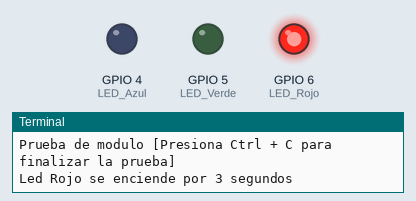
A program run on a simulated Raspberry Pi (BCM pin numbers). Shown: output pins drawn as LEDs (lit = HIGH), the last lines printed to the terminal.

Above: at 1.5 s.
At 4.5 s:
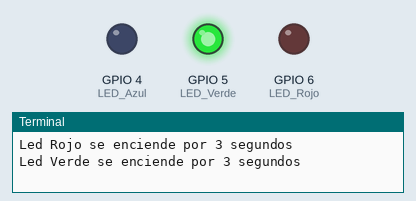
At 7.5 s:
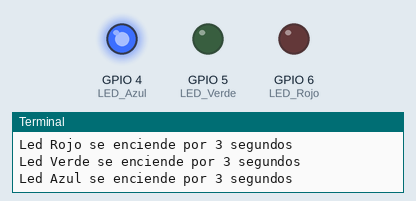
Timing chart, 0 to 11.7 s (numbered marks = the images above):
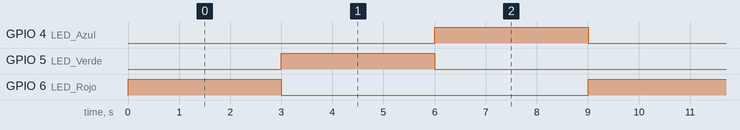

Measured:
- by itself, GPIO 4 (LED_Azul), GPIO 5 (LED_Verde), GPIO 6 (LED_Rojo): alternates HIGH for 3.0 s and LOW for 6.0 s
- by itself, everything shown: repeats every 9.0 s, in 3 steps

The program:

KY-016pi.py
```python
import RPi.GPIO as GPIO
import time

GPIO.setmode(GPIO.BCM)

LED_Rojo = 6
LED_Verde = 5
LED_Azul = 4

GPIO.setup(LED_Rojo, GPIO.OUT, initial = GPIO.LOW)
GPIO.setup(LED_Verde, GPIO.OUT, initial = GPIO.LOW)
GPIO.setup(LED_Azul, GPIO.OUT, initial = GPIO.LOW)

print("Prueba de modulo [Presiona Ctrl + C para finalizar la prueba]")
try:
    while True:
        print("Led Rojo se enciende por 3 segundos")
        GPIO.output(LED_Rojo, GPIO.HIGH)
        GPIO.output(LED_Verde, GPIO.LOW)
        GPIO.output(LED_Azul, GPIO.LOW)
        time.sleep(3)
        print("Led Verde se enciende por 3 segundos")
        GPIO.output(LED_Rojo, GPIO.LOW)
        GPIO.output(LED_Verde, GPIO.HIGH)
        GPIO.output(LED_Azul, GPIO.LOW)
        time.sleep(3)
        print("Led Azul se enciende por 3 segundos")
        GPIO.output(LED_Rojo,GPIO.LOW)
        GPIO.output(LED_Verde,GPIO.LOW)
        GPIO.output(LED_Azul,GPIO.HIGH)
        time.sleep(3)
except KeyboardInterrupt:
    GPIO.cleanup()
```
